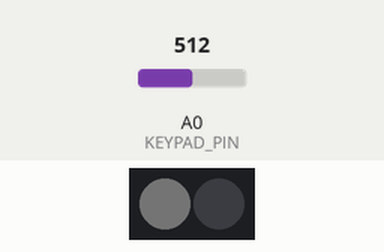
Simulated run of this sketch. Board: Arduino Uno, built with avr-gcc and run on an emulated ATmega328P. On the bench: 2 RGB LEDs in strip order, left to right. The test bench sets the inputs (shaded band); at power-on: A0 (KEYPAD_PIN) = 512. Dim RGB values are drawn brighter than linear; what the sketch prints to the serial monitor is not drawn.

Above: at 3.1 s.
At 10.2 s:
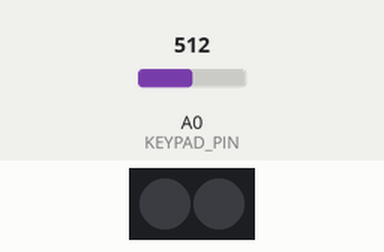
10.3 s: A0 (KEYPAD_PIN) set to 746
Timing chart, 0 to 13.3 s (numbered marks = the images above; inputs shaded):
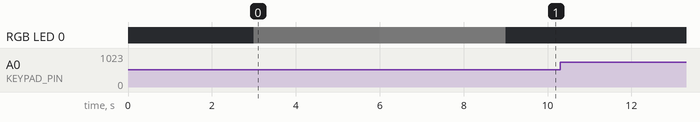

Measured:
- after the input at 10.3 s, every drawn part: stays the same

The sketch:

NeoRelayTestOnButtons.ino
```cpp
/*Подключаем клавиатурны модуль на пять кнопок KB45037*/
#include "KB45037.h"
/*Хех, работаем именно с этой библиотекой*/
#include <Adafruit_NeoPixel.h>

/*Пин для подключения клавиатурного модуля KB45037*/
#define KEYPAD_PIN A0

/*Задействуем определённый пин*/
#define  BLOCK_RELAY_PIN 5
/*Количество релейных точек в блоке*/
#define  RELAY_QUANTITY 2

/*Все реле включены - безусловное выключение*/
#define  ALL_OFF ((uint32_t) 0x000000)
/*Все реле выключены - безусловное включение*/
#define  ALL_ON ((uint32_t) 0x0F0F0F)
/*Включено только первое реле*/
#define  OFF_OFF_OFF_ON ((uint32_t) 0x010101)
/*Включено только второе реле*/
#define  OFF_OFF_ON_OFF ((uint32_t) 0x020202)
/*Включены оба реле - условное включение*/
#define  OFF_OFF_ON_ON ((uint32_t) 0x030303)
/*Остальное будет испытано когда на руках будет модуль на 4 реле
#define  OFF_ON_OFF_OFF    ((uint32_t) 0x040404)
#define  OFF_ON_OFF_ON     ((uint32_t) 0x050505)
#define  OFF_ON_ON_OFF     ((uint32_t) 0x060606)
#define  OFF_ON_ON_ON      ((uint32_t) 0x070707)
#define  ON_OFF_OFF_FF    ((uint32_t) 0x080808)
#define  ON_OFF_ON_OFF     ((uint32_t) 0x0A0A0A)
#define  ON_OFF_ON_ON      ((uint32_t) 0x0B0B0B)
#define  ON_ON_OFF_OFF     ((uint32_t) 0x0C0C0C)
#define  ON_ON_OFF_ON      ((uint32_t) 0x0D0D0D)
#define  ON_ON_ON_OFF      ((uint32_t) 0x0E0E0E)*/

/*Создаём объект для работы с клавиатурным модулем*/
KB45037 Keypad(KEYPAD_PIN);

/*Создаём объект класса Adafruit_NeoPixel, в этот раз вместо пиксельной ленты блок-модуль на 2 реле*/
Adafruit_NeoPixel Relay(RELAY_QUANTITY, BLOCK_RELAY_PIN, NEO_GRB + NEO_KHZ800);

void setup(){
  /*Для отладки*/
  Serial.begin(9600);
  /**/
  delay(3000);
  /*Инициализация блока*/
  Relay.begin();
  /*Установка цвета, в данном случае по таблице включение первого реле в блоке*/
  Relay.setPixelColor(0,OFF_OFF_OFF_ON);
  /*Ну и соответственно включение*/
  Relay.show();
  /**/
  delay(3000);
  /*Отключение первого реле, включение второго*/
  Relay.setPixelColor(0,OFF_OFF_ON_OFF);
  /**/
  Relay.show();
  /**/
  delay(3000);
  /*Выключаем всё нафиг*/
  Relay.setPixelColor(0,ALL_OFF);
  /**/
  Relay.show();
}

void loop(){
  /*Проверяем работу кнопок, если было событие нажатия*/
  if(Keypad.KeyPressed()){
    /*Получаем код нажатой кнопки*/
    int key=Keypad.getKeyCode();
    /*Проверяем код и выводим сообщение*/
    switch(key){
      case KEY_LEFT:
        Serial.println("Нажатие кнопки \"Влево\"");
        break;
      case KEY_DOWN:
        Serial.println("Нажатие кнопки \"Вниз\"");
        break;
      case KEY_UP:
        Serial.println("Нажатие кнопки \"Вверх\"");
        break;
      case KEY_RIGHT:
        Serial.println("Нажатие кнопки \"Вправо\"");
        break;
      case KEY_SELECT:
        Serial.println("Нажатие кнопки \"Выбор\"");
        break;
    }
  }
}
```

KB45037.cpp
```cpp
#include "KB45037.h"

/*Здесь и далее - методы класса KB45037*/
/*Конструктор объекта класса*/
KB45037::KB45037(int _pin){Pin=_pin;}

/*Метод подавления дребезга контактов при нажатии кнопок*/
int KB45037::DebounceKey(int Code,int _lastValue){
    int _nextValue=getKeyCode();
    if(_nextValue!=_lastValue){
        delay(15);
        _nextValue=getKeyCode();
    }
    return _nextValue;
}

/*Обработчик событий нажатия - возвращаем состояние маркера KeyIsPressed*/
bool KB45037::KeyPressed(){
    currentButtonState=DebounceKey(getKeyCode(),previousButtonState);
    if(currentButtonState!=KEY_NONE){
        if(currentButtonState!=previousButtonState)
            KeyIsPressed=true;
        else
            KeyIsPressed=false;
    }
    previousButtonState=currentButtonState;
    return KeyIsPressed;
}

/* Получение кода нажатой кнопки */
int KB45037::getKeyCode(){
    int buttonValue=analogRead(Pin);
    if(buttonValue > 1000)
        return KEY_NONE;
    else if(buttonValue<100)
        return KEY_LEFT;
    else if(buttonValue<147 && buttonValue>137)
        return KEY_UP;
    else if(buttonValue<332 && buttonValue>322)
        return KEY_DOWN;
    else if(buttonValue<510 && buttonValue>500)
        return KEY_RIGHT;
    else if(buttonValue<746 && buttonValue>736)
        return KEY_SELECT;
}
```

KB45037.h
```cpp
#ifndef KB45037_h
#define KB45037_h

#include "Arduino.h"

/*Переопределение косвенных кодов кнопок аналоговой клавиатуры*/
#define KEY_LEFT    0
#define KEY_UP      1
#define KEY_RIGHT   2
#define KEY_DOWN    3
#define KEY_SELECT  4
#define KEY_NONE    5 //Когда ни одна кнопка не нажата

/*Описание объекта класса*/
class KB45037{
    /*Пин подключения*/
    int Pin;
    /*Контроль состояния кнопок, подавляем дребезг*/
    int currentButtonState, previousButtonState;
    /*Маркер нажатия*/
    bool KeyIsPressed=false;
    /*Метод подавления дребезга контактов*/
    int DebounceKey(int,int);
public:
    /*Конструктор объекта класса*/
    KB45037(int);
    /*Обработчик событий нажатия*/
    bool KeyPressed();
    /*Возвращаем код нажатой кнопки*/
    int getKeyCode();
};

#endif
```
